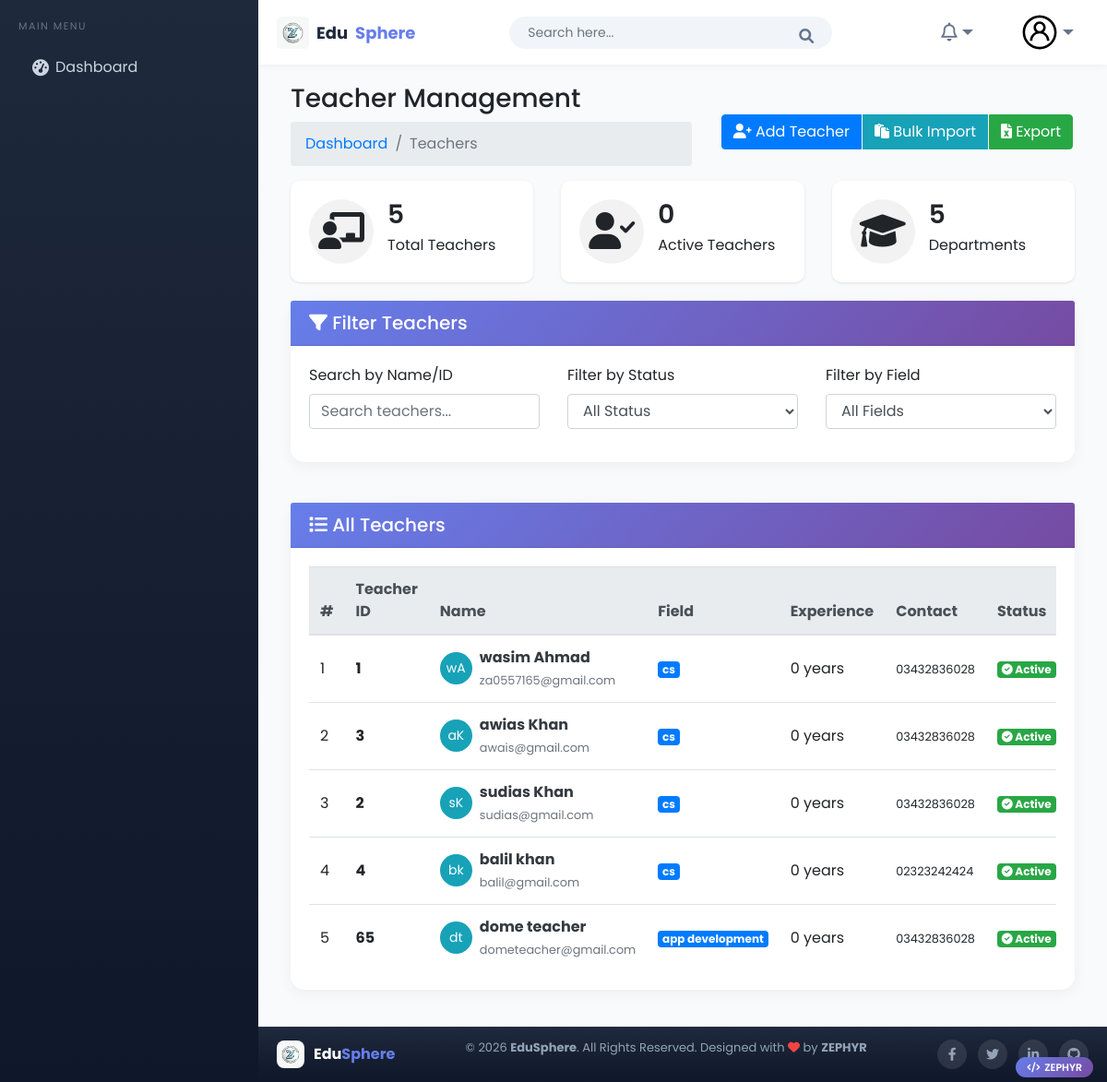
The page /teachers on the database its author committed.
### teachers/models.py (models this page shows, shortened)
class Teacher(models.Model):  #
    user = models.OneToOneField(CustomUser, on_delete=models.CASCADE, related_name="teacher", null=True, blank=True)
    first_name = models.CharField(max_length=100)
    last_name = models.CharField(max_length=100)
    father_name = models.CharField(max_length=100)
    teacher_id = models.CharField(max_length=20, unique=True)
    gender = models.CharField(max_length=10, choices=[('Male','Male'),('Female','Female'),('Others','Others')], blank=True, null=True)
    date_of_birth = models.DateField(null=True, blank=True)
    salary = models.DecimalField(max_digits=10, decimal_places=2,blank=True,null=True)
    religion = models.CharField(max_length=50, blank=True)
    joining_date = models.DateField(null=True, blank=True)
    mobile_number = models.CharField(max_length=15)
    email = models.EmailField(max_length=100)
    field = models.CharField(max_length=50, verbose_name="Specialization")
    experience = models.PositiveIntegerField(blank=True,null=True)
    teacher_image = models.ImageField(upload_to='teachers/', blank=True)
    slug = models.SlugField(max_length=255, unique=True, blank=True)
    is_active = models.BooleanField(default=True)
    role = models.CharField(max_length=50, blank=True, default="Teacher")
    class Meta:
        ordering = ['first_name', 'last_name']
        verbose_name = "Teacher"
        verbose_name_plural = "Teachers"

### teachers/views.py (the view)
# urls.py: path("", views.teacher_list, name="teacher_list"),
def teacher_list(request):
    teachers = Teacher.objects.all().order_by('last_name', 'first_name')
    total_teachers = teachers.count()
    context = {
        "teachers": teachers,
        "total_teachers": total_teachers,
    }
    return render(request, "teacher/teachers.html", context)

### home_auth/context_processors.py (called while the page is built, shortened)
def user_role_context(request):
    context = {
        'user_role': None,
        'is_demo_user': False,
        'can_edit': False,
        'can_delete': False,
        'can_add': False,
        'can_view': True,
    }
    return context

### templates/teacher/teachers.html (shortened to what this page needs)
{% extends 'Home/base.html' %}
{% load static %}
{% block body %}
<div class="page-wrapper">
    <div class="content container-fluid">
        <div class="page-header">
            <div class="row align-items-center">
                <div class="col">
                    <h3 class="page-title">Teacher Management</h3>
                    <ul class="breadcrumb">
                        <li class="breadcrumb-item"><a href="{% url 'index' %}">Dashboard</a></li>
                        <li class="breadcrumb-item active">Teachers</li>
                    </ul>
                </div>
                <div class="col-auto">
                    <div class="btn-group">
                        <a href="{% url 'add_teacher' %}" class="btn btn-primary">
                            <i class="fas fa-user-plus"></i> Add Teacher
                        </a>
                        <a href="{% url 'bulk_paste_teachers' %}" class="btn btn-info">
                            <i class="fas fa-paste"></i> Bulk Import
                        </a>
                        <a href="{% url 'export_teachers_excel' %}" class="btn btn-success">
                            <i class="fas fa-file-excel"></i> Export
                        </a>
                    </div>
                </div>
            </div>
        </div>
        <div class="row">
            <div class="col-md-4">
                <div class="card dash-widget">
                    <div class="card-body">
                        <span class="dash-widget-icon"><i class="fas fa-chalkboard-teacher"></i></span>
                        <div class="dash-widget-info">
                            <h3>{{ total_teachers|default:teachers.count }}</h3>
                            <span>Total Teachers</span>
                        </div>
                    </div>
                </div>
            </div>
            <div class="col-md-4">
                <div class="card dash-widget">
                    <div class="card-body">
                        <span class="dash-widget-icon"><i class="fas fa-user-check"></i></span>
                        <div class="dash-widget-info">
                            <h3>{{ active_teachers|default:0 }}</h3>
                            <span>Active Teachers</span>
                        </div>
                    </div>
                </div>
            </div>
            <div class="col-md-4">
                <div class="card dash-widget">
                    <div class="card-body">
                        <span class="dash-widget-icon"><i class="fas fa-graduation-cap"></i></span>
                        <div class="dash-widget-info">
                            <h3>{{ teachers|length }}</h3>
                            <span>Departments</span>
                        </div>
                    </div>
                </div>
            </div>
        </div>
        <div class="row mb-4">
            <div class="col-md-12">
                <div class="card">
                    <div class="card-header">
                        <h5 class="card-title mb-0">
                            <i class="fas fa-filter"></i> Filter Teachers
                        </h5>
                    </div>
                    <div class="card-body">
                        <div class="row">
                            <div class="col-md-4">
                                <div class="form-group">
                                    <label>Search by Name/ID</label>
                                    <input type="text" id="searchInput" class="form-control" placeholder="Search teachers...">
                                </div>
                            </div>
                            <div class="col-md-4">
                                <div class="form-group">
                                    <label>Filter by Status</label>
                                    <select id="statusFilter" class="form-control">
                                        <option value="">All Status</option>
                                    </select>
                                </div>
                            </div>
                            <div class="col-md-4">
                                <div class="form-group">
                                    <label>Filter by Field</label>
                                    <select id="fieldFilter" class="form-control">
                                        <option value="">All Fields</option>
                                    </select>
                                </div>
                            </div>
                        </div>
                    </div>
                </div>
            </div>
        </div>
        <div class="row">
            <div class="col-sm-12">
                <div class="card card-table">
                    <div class="card-header">
                        <h5 class="card-title mb-0">
                            <i class="fas fa-list"></i> All Teachers
                        </h5>
                    </div>
                    <div class="card-body">
                        <div class="table-responsive">
                            <table class="table table-hover table-center mb-0" id="teachersTable">
                                <thead class="thead-light">
                                    <tr>
                                        <th>#</th>
                                        <th>Teacher ID</th>
                                        <th>Name</th>
                                        <th>Field</th>
                                        <th>Experience</th>
                                        <th>Contact</th>
                                        <th>Status</th>
                                    </tr>
                                </thead>
                                <tbody>
                                    {% for teacher in teachers %}
                                    <tr data-field="{{ teacher.field }}" data-status="active" data-name="{{ teacher.first_name }} {{ teacher.last_name }}" data-experience="{{ teacher.experience|default:0 }}">
                                        <td>{{ forloop.counter }}</td>
                                        <td><span class="font-weight-bold">{{ teacher.teacher_id }}</span></td>
                                        <td>
                                            <div class="d-flex align-items-center">
                                                {% if teacher.teacher_image %}
                                                <a href="{% url 'view_teacher' teacher.teacher_id %}" class="avatar avatar-sm mr-2">
                                                    <img class="avatar-img rounded-circle" src="{{ teacher.teacher_image.url }}" width="35" height="35">
                                                </a>
                                                {% else %}
                                                <div class="avatar-img rounded-circle bg-info text-white d-flex align-items-center justify-content-center mr-2" style="width:35px;height:35px;">
                                                    <span style="font-size:14px;">{{ teacher.first_name|slice:":1" }}{{ teacher.last_name|slice:":1" }}</span>
                                                </div>
                                                {% endif %}
                                                <div>
                                                    <a href="{% url 'view_teacher' teacher.teacher_id %}" class="font-weight-bold text-dark">
                                                        {{ teacher.first_name }} {{ teacher.last_name }}
                                                    </a>
                                                    <br>
                                                    <small class="text-muted">{{ teacher.email }}</small>
                                                </div>
                                            </div>
                                         </td>
                                        <td><span class="badge badge-primary">{{ teacher.field|default:"N/A"|truncatechars:20 }}</span></td>
                                        <td>{{ teacher.experience|default:0 }} years</td>
                                        <td><small>{{ teacher.mobile_number|default:"N/A" }}</small></td>
                                        <td>
                                            <span class="badge badge-success"><i class="fas fa-check-circle"></i> Active</span>
                                         </td>
                                    </tr>
                                    {% endfor %}
                                </tbody>
                            </table>
                        </div>
                    </div>
                </div>
            </div>
        </div>
    </div>
</div>
{% endblock %}

### templates/Home/base.html (style rules this page uses)
:root { --primary-gradient: linear-gradient(135deg, #667eea 0%, #764ba2 100%); --primary: #667eea; --dark-bg: #0f172a; --sidebar-width: 280px; --header-height: 70px; --footer-height: 60px; }
* { margin: 0; padding: 0; box-sizing: border-box; }
body { font-family: 'Poppins', sans-serif; background: #f8fafc; overflow-x: hidden; min-height: 100vh; display: flex; flex-direction: column; }
.card { border: none; border-radius: 15px; box-shadow: 0 4px 15px rgba(0,0,0,0.05); margin-bottom: 20px; }
.page-wrapper { flex: 1; }

### templates/teacher/teachers.html (style rules this page uses)
.dash-widget { border-radius: 10px; transition: all 0.3s ease; border: none; box-shadow: 0 1px 3px rgba(0,0,0,0.1); }
.dash-widget-icon { font-size: 40px; float: left; width: 70px; height: 70px; line-height: 70px; text-align: center; background: rgba(0,0,0,0.05); border-radius: 50%; margin-right: 15px; }
.dash-widget-info { overflow: hidden; }
.dash-widget-info h3 { font-size: 28px; font-weight: 600; margin-bottom: 5px; }
.card-header { background: linear-gradient(135deg, #667eea 0%, #764ba2 100%); color: white; }
.card-header .card-title { color: white; }
.table td { vertical-align: middle; }
.btn-group .btn { border-radius: 4px; margin: 0 2px; }

### rows shown on the page
Teacher: teacher_id "1", first_name "w", last_name "A", first_name "wasim", last_name "Ahmad", email "za0557165@gmail.com", field "cs", experience "0", mobile_number "03432836028"
Teacher: teacher_id "3", first_name "a", last_name "K", first_name "awias", last_name "Khan", email "awais@gmail.com", field "cs", experience "0", mobile_number "03432836028"
Teacher: teacher_id "2", first_name "s", last_name "K", first_name "sudias", last_name "Khan", email "sudias@gmail.com", field "cs", experience "0", mobile_number "03432836028"
Teacher: teacher_id "4", first_name "b", last_name "k", first_name "balil", last_name "khan", email "balil@gmail.com", field "cs", experience "0", mobile_number "02323242424"
Teacher: teacher_id "65", first_name "d", last_name "t", first_name "dome", last_name "teacher", email "dometeacher@gmail.com", field "app development", experience "0", mobile_number "03432836028"

### other values the page prints
{{ total_teachers|default:teachers.count }} "5"
{{ active_teachers|default:0 }} "0"
{{ teachers|length }} "5"
